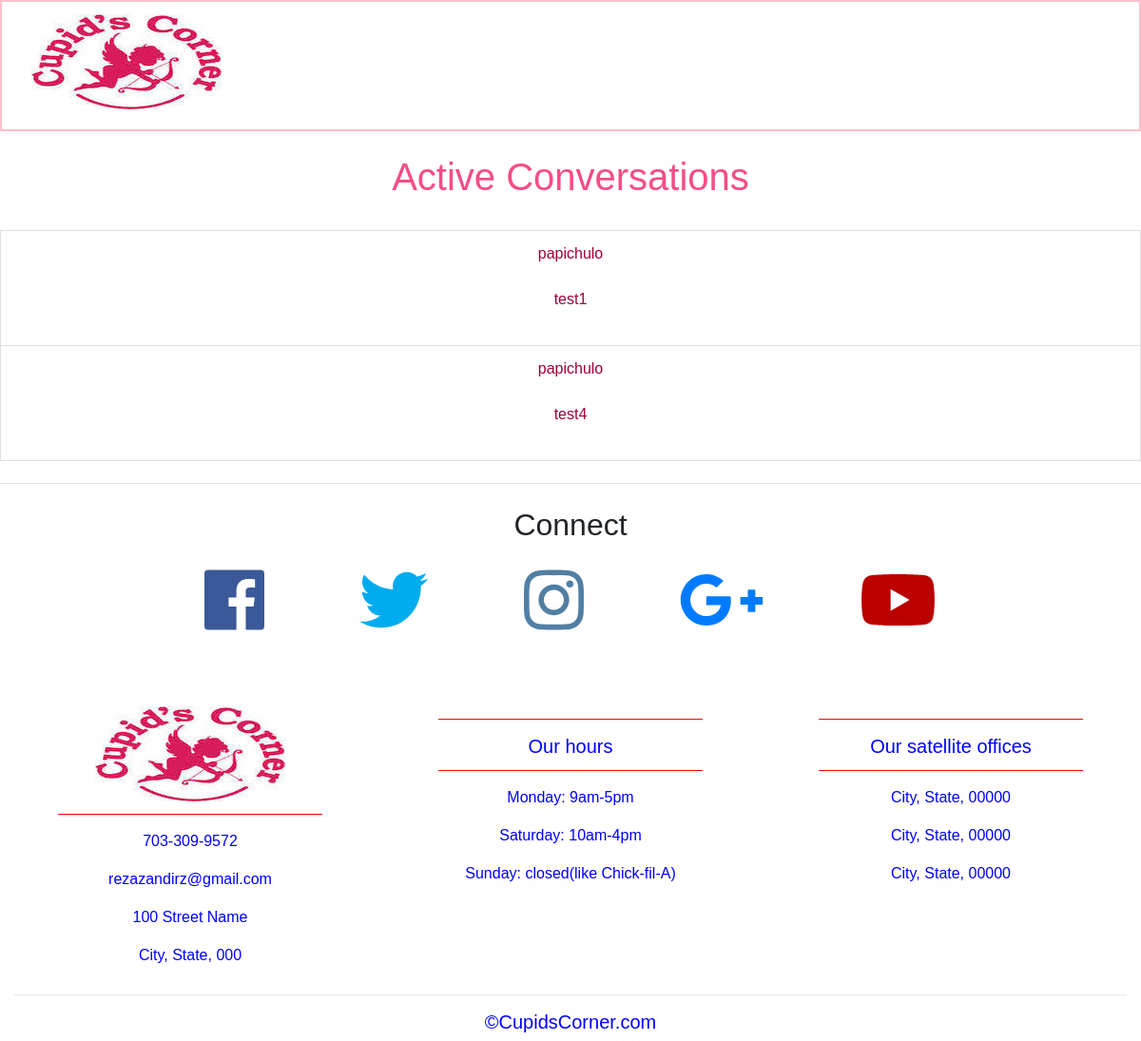
/conversations/1/ (signed in), run on the app's committed database.
### dating_app/models.py (models this page shows, shortened)
class Profile(AbstractBaseUser):
	class Meta:
		swappable = 'AUTH_USER_MODEL'
	email 						= models.EmailField(verbose_name="email")
	username					= models.CharField(max_length=30, unique=True)
	date_joined					= models.DateTimeField(verbose_name='date joined', auto_now_add=True)
	last_login					= models.DateTimeField(verbose_name='last login', auto_now=True)
	is_admin					= models.BooleanField(default=False)
	is_active					= models.BooleanField(default=True)
	is_staff					= models.BooleanField(default=False)
	is_superuser				= models.BooleanField(default=False)
	description 				= models.TextField()
	photo 						= models.ImageField(upload_to='profile_photo',blank=False, height_field=None, width_field=None, max_length=100)
	matches 					= models.ManyToManyField(settings.AUTH_USER_MODEL, related_name='+', blank=True)
	USERNAME_FIELD = 'username'
	REQUIRED_FIELDS = ['description','photo','email']
	objects = ProfileManager()

### dating_app/views.py (the view)
# urls.py: path('conversations/<int:profile_id>/', views.conversations, name='conversations'),
@login_required
def conversations(request,profile_id):
	conversations = Conversation.objects.filter(
		members=profile_id
	).annotate(
		last_message=Max('instantmessage__date')
	).prefetch_related('members').order_by(
		'-last_message'
	)
	return render(request, 'dating_app/conversations.html', {'conversations':conversations,})

### dating_app/templatetags/unread_messages_counter.py (called while the page is built)
@register.simple_tag
def unread_messages(user):
    return user.receiver.filter(viewed=False).count()

### dating_app/templates/dating_app/conversations.html
{% extends "dating_app/base.html" %}
{% load bootstrap4 %}
{% block content %}
<br>
<h1 class="text-center"  style="color:#f5387ae6"> Active Conversations </h1>
<br>
{% for conversation in conversations%}
    <li class="text-right list-group-item">
        {% for member in conversation.members.all %}{% if member != user %}
          <div style="text-align:center">
            <a  style="color:#9E0037" href="{% url 'dating_app:messages' member.pk %}">{{ member.username }} </a>
            <br><br>
          </div>
        {% endif %}{% endfor %}
    </li>
{%endfor %}
{% endblock content %}

### static/css/style.css (style rules this page uses)
body { margin: 0px; padding: 0px; background-color: #FFFFFF; font-family: arial; box-sizing: border-box; }

### data on the page
Profile: username "papichulo"
Profile: username "test1"
Profile: username "test4"
